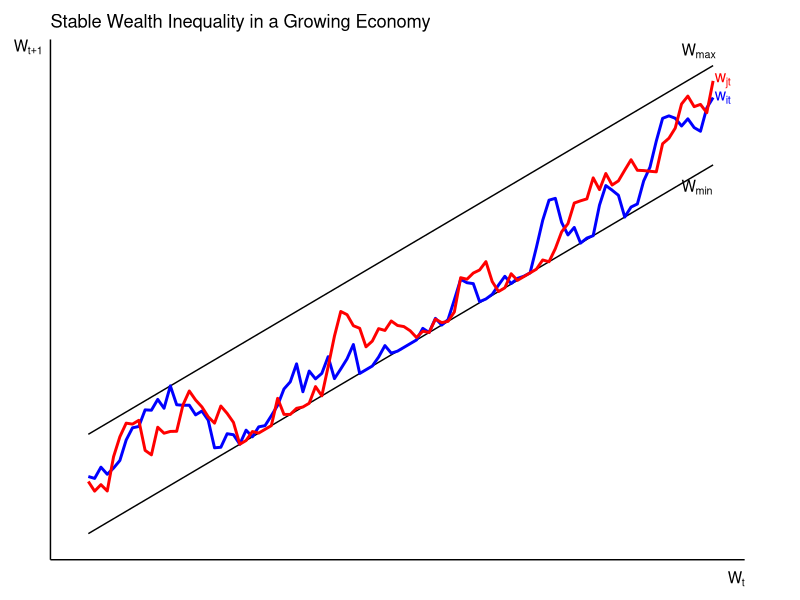

Reproduce this figure in R.
# Load libraries
library(ggplot2)

# Set seed for reproducibility
set.seed(101)

# Parameters
n <- 100  # Number of time points
x <- 1:n

# Sloping boundaries with more distance between y_max and y_min
m_max <- 3/2 # Slope of y_max
m_min <- 3/2 # Slope of y_min
y_max <- m_max * x + 20   # Adjusted to increase distance between y_max and y_min
y_min <- m_min * x - 20    # Adjusted to increase distance between y_max and y_min

# Generate time series with fluctuations
generate_bounded_series <- function(n, y_min, y_max, slope, offset, noise_sd = 6) {
  y <- numeric(n)
  y[1] <- (y_min[1] + y_max[1]) / 2 + offset  # Start in the middle of the bounds, with offset
  for (t in 2:n) {
    y[t] <- y[t - 1] + slope + rnorm(1, mean = 0, sd = noise_sd)  # Add fluctuations
    y[t] <- pmin(pmax(y[t], y_min[t]), y_max[t])  # Keep within bounds
  }
  return(y)
}

# Adjusted slopes and offsets for distinct series (ensuring they stay between the bounds)
y_it <- generate_bounded_series(n, y_min, y_max, slope = 1.2, offset = 3)
y_jt <- generate_bounded_series(n, y_min, y_max, slope = 1.0, offset = 1)

# Create a dataframe for plotting
data <- data.frame(
  x = rep(x, 2),
  value = c(y_it, y_jt),
  series = rep(c("y_it", "y_jt"), each = n)
)

# Create a dataframe for boundaries
boundaries <- data.frame(
  x = x,
  y_max = y_max,
  y_min = y_min
)

# Plot
ggplot() +
  geom_line(data = boundaries, aes(x = x, y = y_max), color = "black") +
  geom_line(data = boundaries, aes(x = x, y = y_min), color = "black") +
  geom_line(data = data, aes(x = x, y = value, color = series), size = 1) +
  annotate("text", x = max(x) * 0.95, y = max(y_max), label = expression(W[max]), hjust = 0, vjust = -0.5) +
  annotate("text", x = max(x) * 0.95, y = max(y_min), label = expression(W[min]), hjust = 0, vjust = 2) +
  annotate("text", x = max(x), y = y_it[n], label = expression(w[it]), color = "blue", size = 4, fontface = "italic", hjust = -0.1) + 
  annotate("text", x = max(x), y = y_jt[n], label = expression(w[jt]), color = "red", size = 4, fontface = "italic", hjust = -0.1) + 
  labs(
    x = expression(W[t]),
    y = expression(W[t+1]),
    title = "Stable Wealth Inequality in a Growing Economy"
  ) +
  scale_x_continuous(limits = c(0, n)) +
  scale_y_continuous(limits = c(min(y_min) - 1, max(y_max) + 1)) +
  scale_color_manual(values = c("blue", "red")) +
  coord_cartesian(clip = "off") +
  theme_minimal() +
  theme(
    axis.text = element_blank(),          # Remove numerical labels on both axes
    axis.line = element_line(color = "black", size = 0.5), # Add axis lines
    axis.title.x = element_text(hjust = 1, vjust = 0),  # Move x-axis label to the end
    axis.title.y = element_text(angle = 0, hjust = 1, vjust = 1),  # Move y-axis label to the top
    panel.grid = element_blank(),         # Remove grid lines for a cleaner look
    legend.position = "none",
    plot.margin = margin(10, 40, 10, 10)
  )
